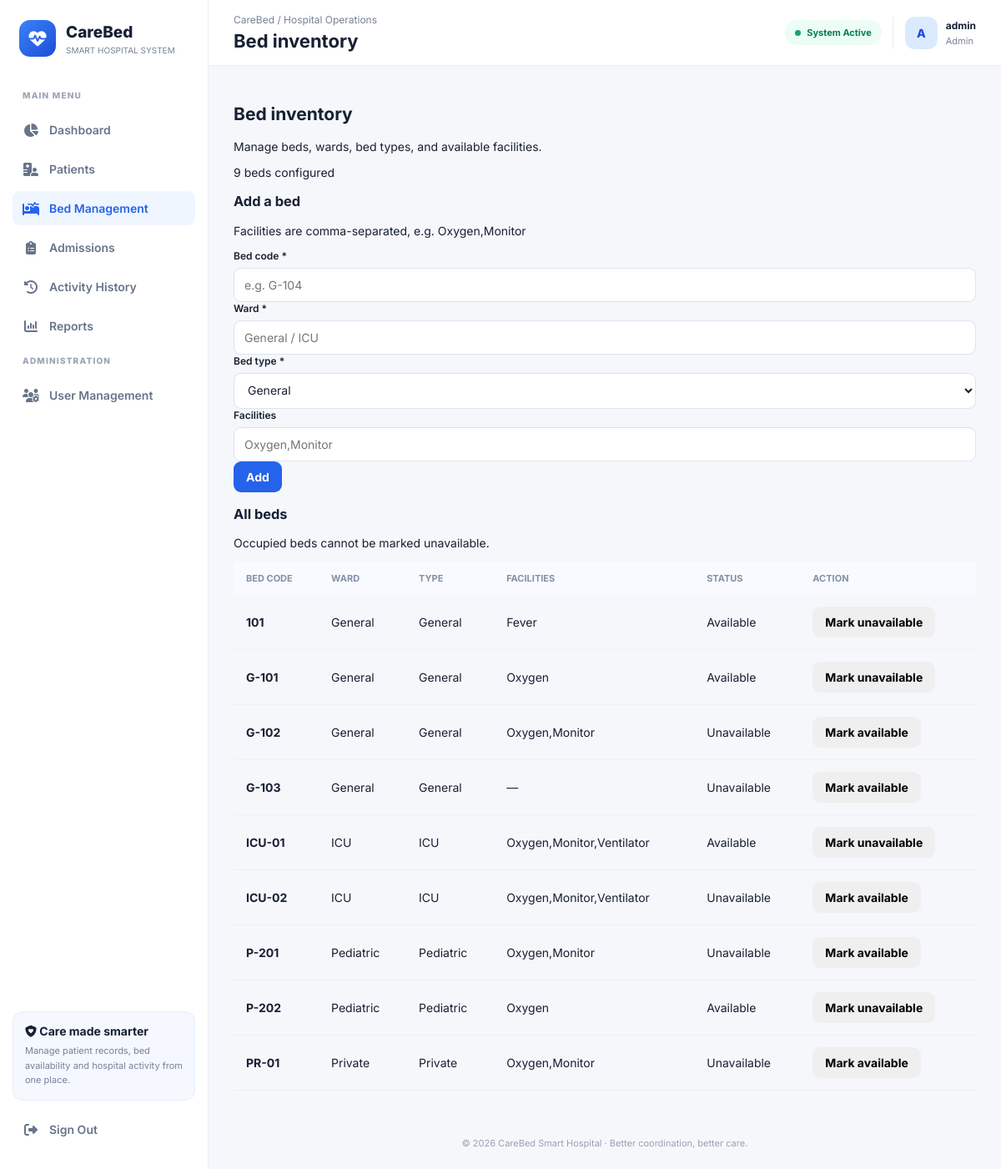
/beds (signed in), run on the app's committed database.
### app.py (models this page shows, shortened)
class User(UserMixin, db.Model):
    id = db.Column(db.Integer, primary_key=True)
    username = db.Column(db.String(80), unique=True, nullable=False)
    password_hash = db.Column(db.String(255), nullable=False)
    role = db.Column(db.String(20), nullable=False, default="staff")
    created_at = db.Column(db.DateTime, default=datetime.utcnow)

class Bed(db.Model):
    id = db.Column(db.Integer, primary_key=True)
    bed_code = db.Column(db.String(20), unique=True, nullable=False)
    ward = db.Column(db.String(80), nullable=False)
    bed_type = db.Column(db.String(40), nullable=False)
    facilities = db.Column(db.String(255), default="")
    status = db.Column(db.String(20), default="Available", nullable=False)
    active_admission = db.relationship(
        "Admission",
        backref="bed",
        uselist=False,
        primaryjoin=(
            "and_(Bed.id==Admission.bed_id, "
            "Admission.status=='Active')"
        )
    )

### app.py (the view, shortened to what this page needs)
@app.route("/beds", methods=["GET", "POST"])
@roles_required("admin")
def beds():
    bed_list = Bed.query.order_by(Bed.ward, Bed.bed_code).all()
    return render_template("beds.html", beds=bed_list)

### app.py (called while the page is built)
@login_manager.user_loader
def load_user(user_id):
    return db.session.get(User, int(user_id))

def roles_required(*roles):
    def decorator(view):
        @wraps(view)
        @login_required
        def wrapped(*args, **kwargs):
            if current_user.role not in roles:
                abort(403)
            return view(*args, **kwargs)
        return wrapped
    return decorator

### templates/beds.html (shortened to what this page needs)
{% extends "base.html" %}
{% block page_heading %}Bed inventory{% endblock %}
{% block content %}
<div class="section-intro"><div><h1>Bed inventory</h1><p>Manage beds, wards, bed types, and available facilities.</p></div><span class="count-chip">{{ beds|length }} beds configured</span></div>
<div class="panel-card mb-4"><div class="panel-heading"><div><h3>Add a bed</h3><p>Facilities are comma-separated, e.g. Oxygen,Monitor</p></div></div><form method="post" class="row g-3 align-items-end">
<div class="col-md-3"><label class="form-label">Bed code *</label><input name="bed_code" class="form-control" required placeholder="e.g. G-104"></div>
<div class="col-md-3"><label class="form-label">Ward *</label><input name="ward" class="form-control" required placeholder="General / ICU"></div>
<div class="col-md-2"><label class="form-label">Bed type *</label><select name="bed_type" class="form-select" required><option>General</option><option>ICU</option><option>Pediatric</option><option>Private</option></select></div>
<div class="col-md-3"><label class="form-label">Facilities</label><input name="facilities" class="form-control" placeholder="Oxygen,Monitor"></div>
<div class="col-md-1"><button class="btn btn-primary w-100">Add</button></div>
</form></div>
<div class="panel-card"><div class="panel-heading"><div><h3>All beds</h3><p>Occupied beds cannot be marked unavailable.</p></div></div><div class="table-responsive"><table class="table modern-table"><thead><tr><th>Bed code</th><th>Ward</th><th>Type</th><th>Facilities</th><th>Status</th><th>Action</th></tr></thead><tbody>{% for b in beds %}<tr><td><strong>{{ b.bed_code }}</strong></td><td>{{ b.ward }}</td><td>{{ b.bed_type }}</td><td>{{ b.facilities or '—' }}</td><td><span class="badge-soft {% if b.status == 'Available' %}badge-green{% elif b.status == 'Occupied' %}badge-orange{% else %}badge-gray{% endif %}">{{ b.status }}</span></td><td>{% if b.status != 'Occupied' %}<form method="post" action="{{ url_for('toggle_bed', bed_id=b.id) }}"><button class="btn btn-sm btn-light">{{ 'Mark unavailable' if b.status == 'Available' else 'Mark available' }}</button></form>{% else %}<span class="small-muted">In use</span>{% endif %}</td></tr>{% else %}<tr><td colspan="6" class="empty-state">No beds configured.</td></tr>{% endfor %}</tbody></table></div></div>
{% endblock %}

### templates/base.html (shortened to what this page needs)
<!DOCTYPE html>
<html lang="en">
<head>
    <link rel="stylesheet" href="https://cdnjs.cloudflare.com/ajax/libs/font-awesome/6.5.2/css/all.min.css">
</head>
<body>
    {% set ep = request.endpoint or '' %}
    <aside class="sidebar">
        <a class="brand"
           href="{{ url_for('dashboard') if current_user.is_authenticated else url_for('login') }}">
            <div class="brand-icon">
                <i class="fa-solid fa-heart-pulse"></i>
            </div>
            <div>
                <div class="brand-name">CareBed</div>
                <div class="brand-sub">SMART HOSPITAL SYSTEM</div>
            </div>
        </a>
        {% if current_user.is_authenticated %}
        <div class="nav-label">MAIN MENU</div>
        <nav>
            <a class="nav-link {{ 'active' if ep == 'dashboard' else '' }}"
               href="{{ url_for('dashboard') }}">
                <i class="fa-solid fa-chart-pie"></i> Dashboard
            </a>
            <a class="nav-link {{ 'active' if ep in ['patients', 'edit_patient'] else '' }}"
               href="{{ url_for('patients') }}">
                <i class="fa-solid fa-hospital-user"></i> Patients
            </a>
            <a class="nav-link {{ 'active' if ep in ['beds', 'toggle_bed'] else '' }}"
               href="{{ url_for('beds') }}">
                <i class="fa-solid fa-bed-pulse"></i> Bed Management
            </a>
            <a class="nav-link {{ 'active' if ep in ['admissions', 'discharge'] else '' }}"
               href="{{ url_for('admissions') }}">
                <i class="fa-solid fa-clipboard-list"></i> Admissions
            </a>
            <a class="nav-link {{ 'active' if ep == 'history' else '' }}"
               href="{{ url_for('history') }}">
                <i class="fa-solid fa-clock-rotate-left"></i> Activity History
            </a>
            {% if current_user.role == 'admin' %}
            <a class="nav-link {{ 'active' if ep in ['reports', 'export_report'] else '' }}"
               href="{{ url_for('reports') }}">
                <i class="fa-solid fa-chart-column"></i> Reports
            </a>
            <div class="nav-label">ADMINISTRATION</div>
            <a class="nav-link {{ 'active' if ep == 'users' else '' }}"
               href="{{ url_for('users') }}">
                <i class="fa-solid fa-users-gear"></i> User Management
            </a>
            {% endif %}
        </nav>
        {% endif %}
        <div class="sidebar-bottom">
            {% if current_user.is_authenticated %}
            <div class="sidebar-note">
                <strong><i class="fa-solid fa-shield-heart"></i> Care made smarter</strong>
                <p>Manage patient records, bed availability and hospital activity from one place.</p>
            </div>
            <form class="logout-form" method="POST" action="{{ url_for('logout') }}">
                <button type="submit" class="nav-link logout-button">
                    <i class="fa-solid fa-right-from-bracket"></i> Sign Out
                </button>
            </form>
            {% endif %}
        </div>
    </aside>
    <main class="main">
        <header class="topbar">
            <div>
                <div class="topbar-caption">CareBed / Hospital Operations</div>
                <h1>{% block page_heading %}Hospital Overview{% endblock %}</h1>
            </div>
            <div class="topbar-right">
                {% if current_user.is_authenticated %}
                <span class="status-pill">
                    <span class="status-dot"></span> System Active
                </span>
                <div class="profile">
                    <div class="avatar">
                        {{ (current_user.username or 'U')[0]|upper }}
                    </div>
                    <div>
                        <div class="profile-name">{{ current_user.username }}</div>
                        <div class="profile-role">
                            {{ current_user.role|default('Staff', true)|title }}
                        </div>
                    </div>
                </div>
                {% else %}
                <a class="btn btn-primary" href="{{ url_for('login') }}">
                    <i class="fa-solid fa-right-to-bracket"></i> Sign In
                </a>
                {% endif %}
            </div>
        </header>
        <section class="page-content">
            {% block content %}{% endblock %}
        </section>
        <footer class="footer">
            &copy; 2026 CareBed Smart Hospital · Better coordination, better care.
        </footer>
    </main>
</body>
</html>

### templates/base.html (style rules this page uses)
:root { --primary: #2563eb; --primary-dark: #1d4ed8; --primary-light: #eff6ff; --background: #f5f7fb; --surface: #ffffff; --text: #172033; --muted: #778198; --border: #e8edf5; --sidebar-width: 250px; }
* { box-sizing: border-box; }
html, body { margin: 0; min-height: 100%; width: 100%; }
body { font-family: 'Inter', Arial, sans-serif; background: var(--background); color: var(--text); font-size: 14px; }
a { color: inherit; text-decoration: none; }
.sidebar { width: var(--sidebar-width); position: fixed; top: 0; left: 0; bottom: 0; background: white; border-right: 1px solid var(--border); padding: 24px 15px; display: flex; flex-direction: column; z-index: 100; overflow-y: auto; }
.brand { display: flex; align-items: center; gap: 12px; padding: 0 8px 28px; }
.brand-icon { height: 44px; width: 44px; flex-shrink: 0; display: grid; place-items: center; border-radius: 13px; color: white; background: linear-gradient(135deg, #3b82f6, #1d4ed8); font-size: 21px; }
.brand-name { font-size: 19px; font-weight: 800; }
.brand-sub { color: var(--muted); font-size: 10px; margin-top: 4px; }
.nav-label { color: #9aa4b5; font-size: 10px; font-weight: 800; letter-spacing: 1.2px; padding: 12px; }
.sidebar nav { display: flex; flex-direction: column; }
.nav-link { display: flex; align-items: center; gap: 12px; width: 100%; padding: 12px; margin: 3px 0; border: 0; border-radius: 9px; background: transparent; color: #68748a; font: inherit; font-weight: 600; text-align: left; cursor: pointer; }
.nav-link i { width: 20px; text-align: center; font-size: 16px; }
.nav-link:hover, .nav-link.active { background: var(--primary-light); color: var(--primary); }
.sidebar-bottom { margin-top: auto; padding-top: 15px; }
.sidebar-note { padding: 14px; background: #f5f8ff; border: 1px solid #e6edff; border-radius: 12px; margin-bottom: 14px; }
.sidebar-note strong { display: block; margin-bottom: 7px; }
.sidebar-note p { color: var(--muted); font-size: 11px; line-height: 1.6; margin: 0; }
.logout-form { margin: 0; }
.main { width: calc(100% - var(--sidebar-width)); min-width: 0; min-height: 100vh; margin-left: var(--sidebar-width); }
.topbar { min-height: 78px; padding: 16px 30px; background: #ffffff; border-bottom: 1px solid var(--border); display: flex; align-items: center; justify-content: space-between; gap: 16px; position: sticky; top: 0; z-index: 50; }
.topbar-caption { color: var(--muted); font-size: 12px; margin-bottom: 5px; }
.topbar h1 { font-size: 22px; margin: 0; }
.topbar-right { display: flex; align-items: center; gap: 13px; }
.status-pill { display: inline-flex; align-items: center; gap: 7px; border-radius: 30px; padding: 8px 12px; background: #ecfdf5; color: #087f51; font-size: 11px; font-weight: 700; }
.status-dot { width: 7px; height: 7px; border-radius: 50%; background: #16a36a; }
.profile { display: flex; align-items: center; gap: 10px; padding-left: 14px; border-left: 1px solid var(--border); }
.avatar { width: 39px; height: 39px; border-radius: 12px; display: grid; place-items: center; color: #1d4ed8; background: #dbeafe; font-weight: 800; }
.profile-name { font-size: 12px; font-weight: 700; }
.profile-role { font-size: 11px; color: var(--muted); margin-top: 4px; }
.btn { display: inline-flex; align-items: center; justify-content: center; gap: 8px; padding: 10px 15px; border: 0; border-radius: 9px; font: inherit; font-weight: 700; cursor: pointer; }
.btn-primary { background: var(--primary); color: white; }
.page-content { display: block; width: 100%; max-width: none; margin: 0; padding: 28px 30px 38px; }
input, select, textarea { width: 100%; border: 1px solid #dce3ee; border-radius: 9px; padding: 11px 12px; background: white; color: var(--text); font: inherit; }
label { display: block; font-weight: 600; font-size: 12px; margin-bottom: 7px; }
table { width: 100%; border-collapse: collapse; }
th { text-align: left; color: #8490a5; background: #f8faff; font-size: 11px; text-transform: uppercase; padding: 13px 15px; white-space: nowrap; }
td { padding: 14px 15px; border-bottom: 1px solid #edf0f6; }
.footer { padding: 18px 30px 24px; color: #98a1b2; font-size: 11px; text-align: center; }

### data on the page
User: username "A", username "admin", role "Admin"
Bed: bed_code "101", ward "General", bed_type "General", facilities "Fever", status "Available", status "Mark unavailable"
Bed: bed_code "G-101", ward "General", bed_type "General", facilities "Oxygen", status "Available", status "Mark unavailable"
Bed: bed_code "G-102", ward "General", bed_type "General", facilities "Oxygen,Monitor", status "Unavailable", status "Mark available"
Bed: bed_code "G-103", ward "General", bed_type "General", facilities "—", status "Unavailable", status "Mark available"
Bed: bed_code "ICU-01", ward "ICU", bed_type "ICU", facilities "Oxygen,Monitor,Ventilator", status "Available", status "Mark unavailable"
Bed: bed_code "ICU-02", ward "ICU", bed_type "ICU", facilities "Oxygen,Monitor,Ventilator", status "Unavailable", status "Mark available"
Bed: bed_code "P-201", ward "Pediatric", bed_type "Pediatric", facilities "Oxygen,Monitor", status "Unavailable", status "Mark available"
Bed: bed_code "P-202", ward "Pediatric", bed_type "Pediatric", facilities "Oxygen", status "Available", status "Mark unavailable"
Bed: bed_code "PR-01", ward "Private", bed_type "Private", facilities "Oxygen,Monitor", status "Unavailable", status "Mark available"

### other printed values
{{ beds|length }} "9"
